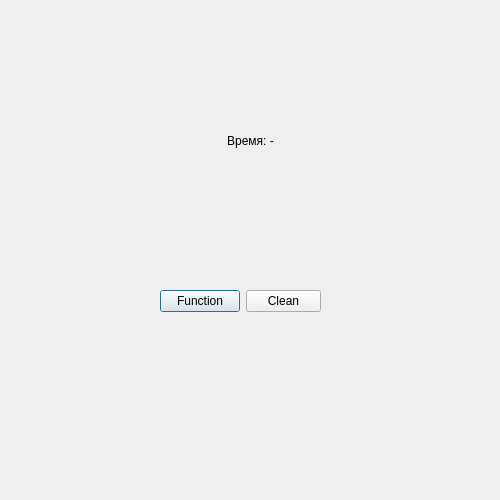
<?xml version="1.0" encoding="UTF-8"?>
<ui version="4.0">
 <class>Dialog</class>
 <widget class="QDialog" name="Dialog">
  <property name="geometry">
   <rect>
    <x>0</x>
    <y>0</y>
    <width>500</width>
    <height>500</height>
   </rect>
  </property>
  <property name="minimumSize">
   <size>
    <width>500</width>
    <height>500</height>
   </size>
  </property>
  <property name="maximumSize">
   <size>
    <width>500</width>
    <height>500</height>
   </size>
  </property>
  <property name="windowTitle">
   <string>Dialog</string>
  </property>
  <widget class="QWidget" name="formLayoutWidget">
   <property name="geometry">
    <rect>
     <x>160</x>
     <y>290</y>
     <width>161</width>
     <height>31</height>
    </rect>
   </property>
   <layout class="QFormLayout" name="formLayout">
    <item row="1" column="0">
     <widget class="QPushButton" name="pushButton">
      <property name="text">
       <string>Function</string>
      </property>
     </widget>
    </item>
    <item row="1" column="1">
     <widget class="QPushButton" name="pushButton_2">
      <property name="text">
       <string>Clean</string>
      </property>
     </widget>
    </item>
   </layout>
  </widget>
  <widget class="QLabel" name="label">
   <property name="geometry">
    <rect>
     <x>180</x>
     <y>100</y>
     <width>141</width>
     <height>81</height>
    </rect>
   </property>
   <property name="layoutDirection">
    <enum>Qt::LeftToRight</enum>
   </property>
   <property name="autoFillBackground">
    <bool>true</bool>
   </property>
   <property name="text">
    <string>Время: -</string>
   </property>
   <property name="alignment">
    <set>Qt::AlignCenter</set>
   </property>
  </widget>
 </widget>
 <resources/>
 <connections/>
</ui>
